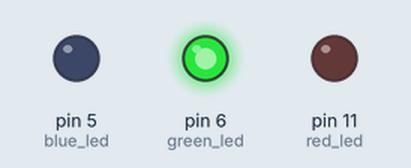
Recording of a sketch running on a simulated Arduino Uno, built with avr-gcc and run on an emulated ATmega328P. On the bench: output pins drawn as LEDs (lit = HIGH).

Above: at 0.8 s.
At 4.1 s:
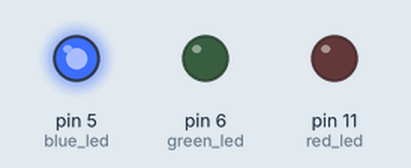
At 6.4 s:
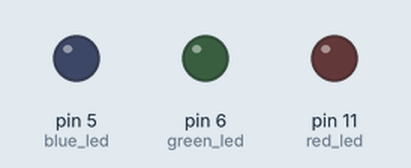
Timing chart, 0 to 9.8 s (numbered marks = the images above):
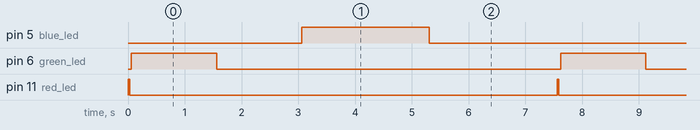

Measured:
- by itself, pin 5 (blue_led): alternates HIGH for 2.3 s and LOW for 5.3 s
- by itself, pin 6 (green_led): alternates HIGH for 1.5 s and LOW for 6.1 s
- by itself, pin 11 (red_led): alternates HIGH for 0.03 s and LOW for 7.5 s

The sketch:

Blink_day4Home.ino
```cpp
int red_led=11;
int green_led=6;
int blue_led=5;
int Speed=150;
void setup() {
  // put your setup code here, to run once:
  pinMode(red_led,OUTPUT);
  pinMode(green_led,OUTPUT);
  pinMode(blue_led,OUTPUT);
}

void loop() {
  // put your main code here, to run repeatedly:
  digitalWrite(red_led,HIGH);
  delay(Speed/5);
  digitalWrite(red_led,LOW);
  delay(Speed/5);
  digitalWrite(green_led,HIGH);
  delay(Speed*10);
  digitalWrite(green_led,LOW);
  delay(Speed*10);
  digitalWrite(blue_led,HIGH);
  delay(Speed*15);
  digitalWrite(blue_led,LOW);
  delay(Speed*15);
}
```
